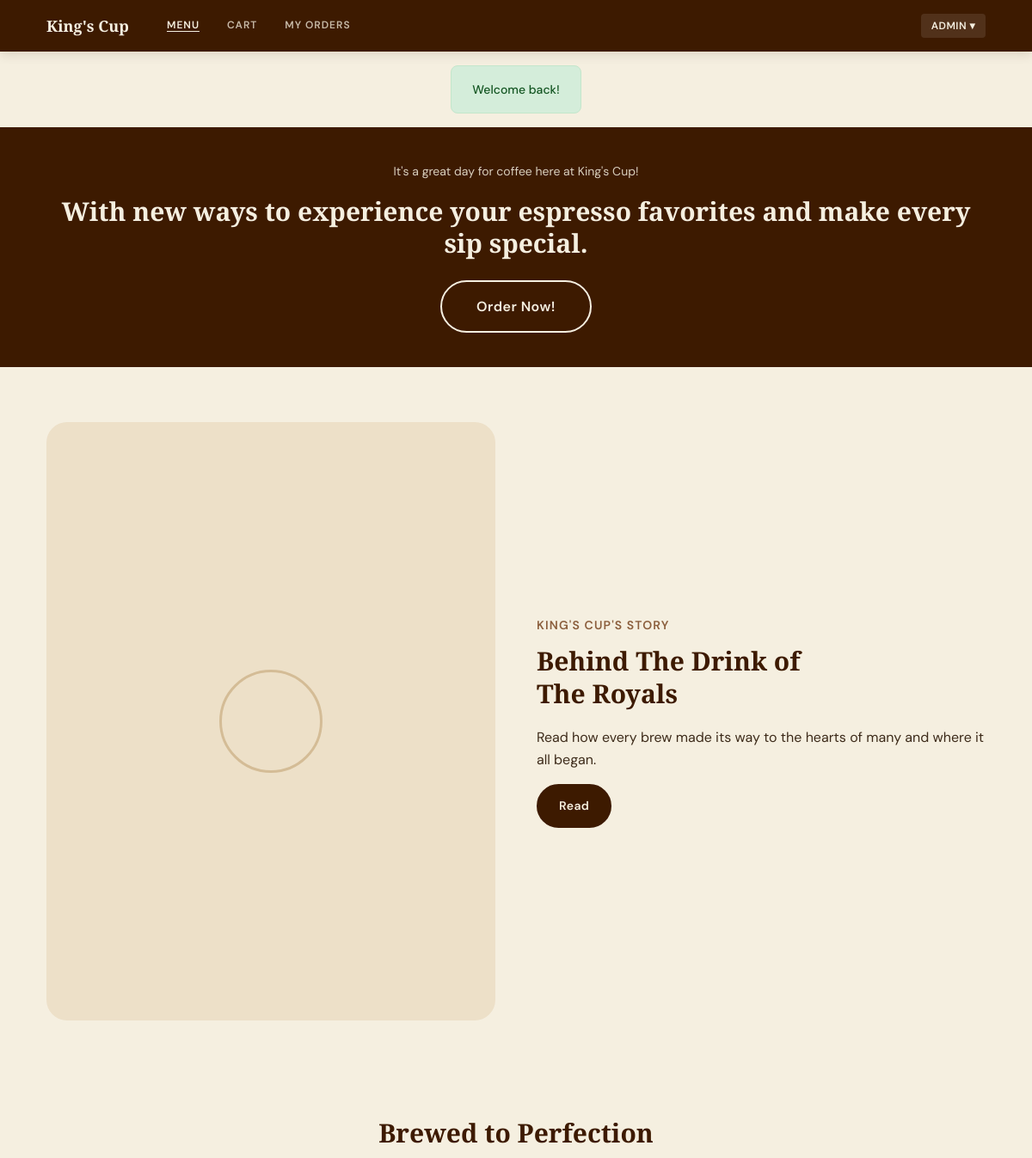
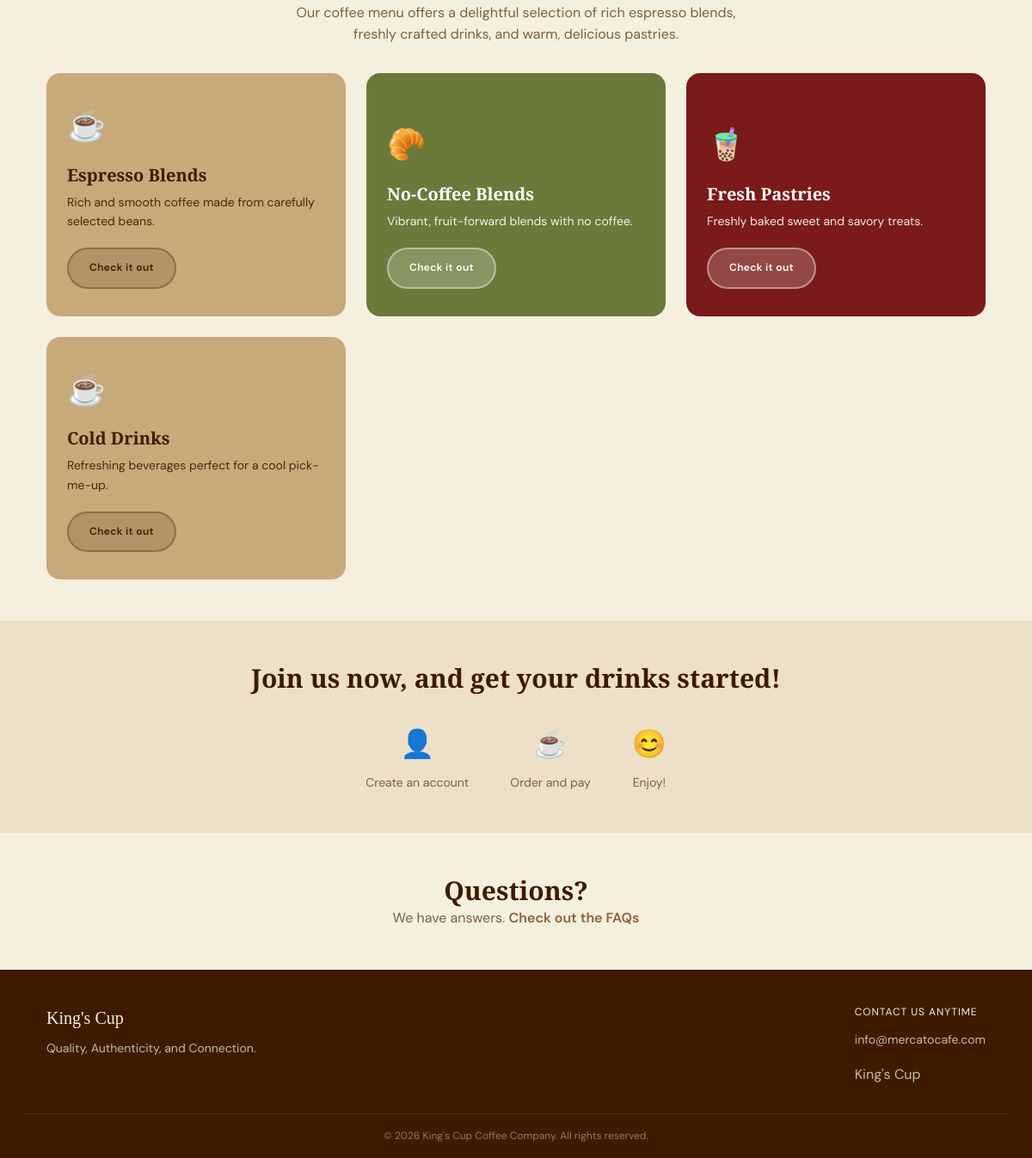
Screenshot of /mercato/customer/index.php (signed in) with the database file from the repository (2 pictures, top to bottom).
### tables this page shows
CREATE TABLE IF NOT EXISTS users (
  id INT UNSIGNED NOT NULL AUTO_INCREMENT,
  username VARCHAR(60) NOT NULL,
  email VARCHAR(120) NOT NULL,
  password_hash VARCHAR(255) NOT NULL,
  role VARCHAR(10) NOT NULL DEFAULT 'customer',
  created_at TIMESTAMP NOT NULL DEFAULT CURRENT_TIMESTAMP,
  updated_at TIMESTAMP NOT NULL DEFAULT CURRENT_TIMESTAMP ON UPDATE CURRENT_TIMESTAMP,
  PRIMARY KEY (id),
  UNIQUE KEY uq_email (email),
  UNIQUE KEY uq_username (username)
);

CREATE TABLE IF NOT EXISTS categories (
  id INT UNSIGNED NOT NULL AUTO_INCREMENT,
  name VARCHAR(80) NOT NULL,
  slug VARCHAR(80) NOT NULL,
  sort_order TINYINT NOT NULL DEFAULT 0,
  PRIMARY KEY (id),
  UNIQUE KEY uq_slug (slug)
);

### mercato/includes/database.php (called while the page is built, shortened)
<?php
function get_db(): PDO {
    static $pdo = null;
    if ($pdo === null) {
        $dsn = sprintf(
            'mysql:host=%s;dbname=%s;charset=%s',
            DB_HOST, DB_NAME, DB_CHARSET
        );
        $options = [
            PDO::ATTR_ERRMODE            => PDO::ERRMODE_EXCEPTION,
            PDO::ATTR_DEFAULT_FETCH_MODE => PDO::FETCH_ASSOC,
            PDO::ATTR_EMULATE_PREPARES   => false,
        ];
        try {
            $pdo = new PDO($dsn, DB_USER, DB_PASS, $options);
        } catch (PDOException $e) {
            if (APP_ENV === 'development') {
                die('Database connection failed: ' . $e->getMessage());
            } else {
                die('A database error occurred. Please try again later.');
            }
        }
    }
    return $pdo;
}
function db_query(string $sql, array $params = []): PDOStatement {
    $stmt = get_db()->prepare($sql);
    $stmt->execute($params);
    return $stmt;
}
function db_fetch(string $sql, array $params = []): ?array {
    $row = db_query($sql, $params)->fetch();
    return $row ?: null;
}
function db_fetch_all(string $sql, array $params = []): array {
    return db_query($sql, $params)->fetchAll();
}

### mercato/customer/index.php (the view, shortened to what this page needs)
<?php
require_once __DIR__ . '/../includes/functions.php';
$categories = db_fetch_all(
    'SELECT * FROM categories ORDER BY sort_order ASC LIMIT 4'
);
require_once __DIR__ . '/../includes/header.php';
?>
<section class="hero">
  <div class="container">
    <p class="hero__tagline">It's a great day for coffee here at <?= h(APP_NAME) ?>!</p>
    <h1 class="hero__title">With new ways to experience your espresso favorites and make every sip special.</h1>
    <a href="<?= APP_URL ?>/customer/menu.php" class="btn btn--outline btn--lg" style="color:var(--color-bg);border-color:var(--color-bg);">
      Order Now!
    </a>
  </div>
</section>
<section class="story-section container">
  <div class="story-section__image">
    <div class="story-section__image-placeholder"></div>
  </div>
  <div class="story-section__content">
    <p class="story-section__label"><?= h(APP_NAME) ?>'s Story</p>
    <h2 class="story-section__title">Behind The Drink of<br>The Royals</h2>
    <p>Read how every brew made its way to the hearts of many and where it all began.</p>
    <a href="<?= APP_URL ?>/customer/story.php" class="btn btn--primary">Read</a>
  </div>
</section>
<section id="menu">
  <div class="section-header container">
    <h2 class="section-header__title">Brewed to Perfection</h2>
    <p class="section-header__subtitle">Our coffee menu offers a delightful selection of rich espresso blends, freshly crafted drinks, and warm, delicious pastries.</p>
  </div>
  <div class="category-grid container">
    <?php
    $card_styles = [
      ['class' => 'category-card--espresso', 'icon' => '☕', 'slug' => 'espresso-blends'],
      ['class' => 'category-card--pastries', 'icon' => '🥐', 'slug' => 'fresh-pastries'],
      ['class' => 'category-card--cold',     'icon' => '🧋', 'slug' => 'cold-drinks'],
    ];
    $descriptions = [
      'Espresso Blends' => 'Rich and smooth coffee made from carefully selected beans.',
      'Fresh Pastries'  => 'Freshly baked sweet and savory treats.',
      'Cold Drinks'     => 'Refreshing beverages perfect for a cool pick-me-up.',
      'No-Coffee Blends'=> 'Vibrant, fruit-forward blends with no coffee.',
    ];
    $i = 0;
    foreach ($categories as $cat):
      $style = $card_styles[$i % 3];
      $i++;
    ?>
    <div class="category-card <?= $style['class'] ?>">
      <div class="category-card__icon"><?= $style['icon'] ?></div>
      <h3 class="category-card__title"><?= h($cat['name']) ?></h3>
      <p class="category-card__desc"><?= h($descriptions[$cat['name']] ?? '') ?></p>
      <a href="<?= APP_URL ?>/customer/menu.php?cat=<?= h($cat['slug']) ?>" class="btn">
        Check it out
      </a>
    </div>
    <?php endforeach; ?>
  </div>
</section>
<section class="join-section">
  <div class="container">
    <h2 class="join-section__title">Join us now, and get your drinks started!</h2>
    <div class="join-steps">
      <div class="join-step">
        <div class="join-step__icon">👤</div>
        <div class="join-step__label">Create an account</div>
      </div>
      <div class="join-step">
        <div class="join-step__icon">☕</div>
        <div class="join-step__label">Order and pay</div>
      </div>
      <div class="join-step">
        <div class="join-step__icon">😊</div>
        <div class="join-step__label">Enjoy!</div>
      </div>
    </div>
  </div>
</section>
<section class="container" style="padding:var(--space-12) var(--space-6);text-align:center;">
  <h2>Questions?</h2>
  <p class="text-muted">We have answers. <a href="mailto:info@mercatocafe.com" style="color:var(--color-secondary);font-weight:600;">Check out the FAQs</a></p>
</section>
<?php require_once __DIR__ . '/../includes/footer.php'; ?>

### mercato/includes/header.php (shortened to what this page needs)
<?php
require_once __DIR__ . '/functions.php';
$current_page = basename($_SERVER['PHP_SELF'], '.php');
$user         = current_user();
?>
<!DOCTYPE html>
<html lang="en">
<head>
  <link rel="stylesheet" href="<?= ASSETS_URL ?>/css/style.css">
</head>
<body>
<nav class="nav" id="main-nav">
  <div class="nav__inner">
    <a href="<?= APP_URL ?>/customer/index.php" class="nav__logo">
      <?= APP_NAME ?>
    </a>
    <ul class="nav__links" id="nav-links">
      <li><a href="<?= APP_URL ?>/customer/index.php#menu"
             class="nav__link <?= $current_page === 'index' ? 'nav__link--active' : '' ?>">Menu</a></li>
      <li><a href="<?= APP_URL ?>/customer/cart.php"
             class="nav__link <?= $current_page === 'cart' ? 'nav__link--active' : '' ?>">
        Cart
      </a></li>
      <?php if (is_logged_in()): ?>
      <li><a href="<?= APP_URL ?>/customer/orders.php"
             class="nav__link <?= $current_page === 'orders' ? 'nav__link--active' : '' ?>">My Orders</a></li>
      <?php endif ?>
    </ul>
    <div class="nav__actions">
      <?php if (is_logged_in()): ?>
        <div class="nav__user-menu" id="user-menu-wrap">
          <button class="nav__user-btn" id="user-menu-toggle">
            <?= h($user['username']) ?> ▾
          </button>
        </div>
      <?php else: ?>
        <a href="<?= APP_URL ?>/customer/login.php" class="btn btn--outline btn--sm">Login / Sign Up</a>
      <?php endif ?>
    </div>
  </div>
</nav>
<?= render_flash() ?>
<main class="main-content">

### rows the page displays
users: username "ADMIN"
categories: icon "☕", name "Espresso Blends", name "Rich and smooth coffee made from carefully selected beans."
categories: icon "🥐", name "No-Coffee Blends", name "Vibrant, fruit-forward blends with no coffee."
categories: icon "🧋", name "Fresh Pastries", name "Freshly baked sweet and savory treats."
categories: icon "☕", name "Cold Drinks", name "Refreshing beverages perfect for a cool pick-me-up."

### other values shown
APP_NAME "King's Cup"
$f['msg'] "Welcome back!"
APP_NAME "KING'S CUP"
